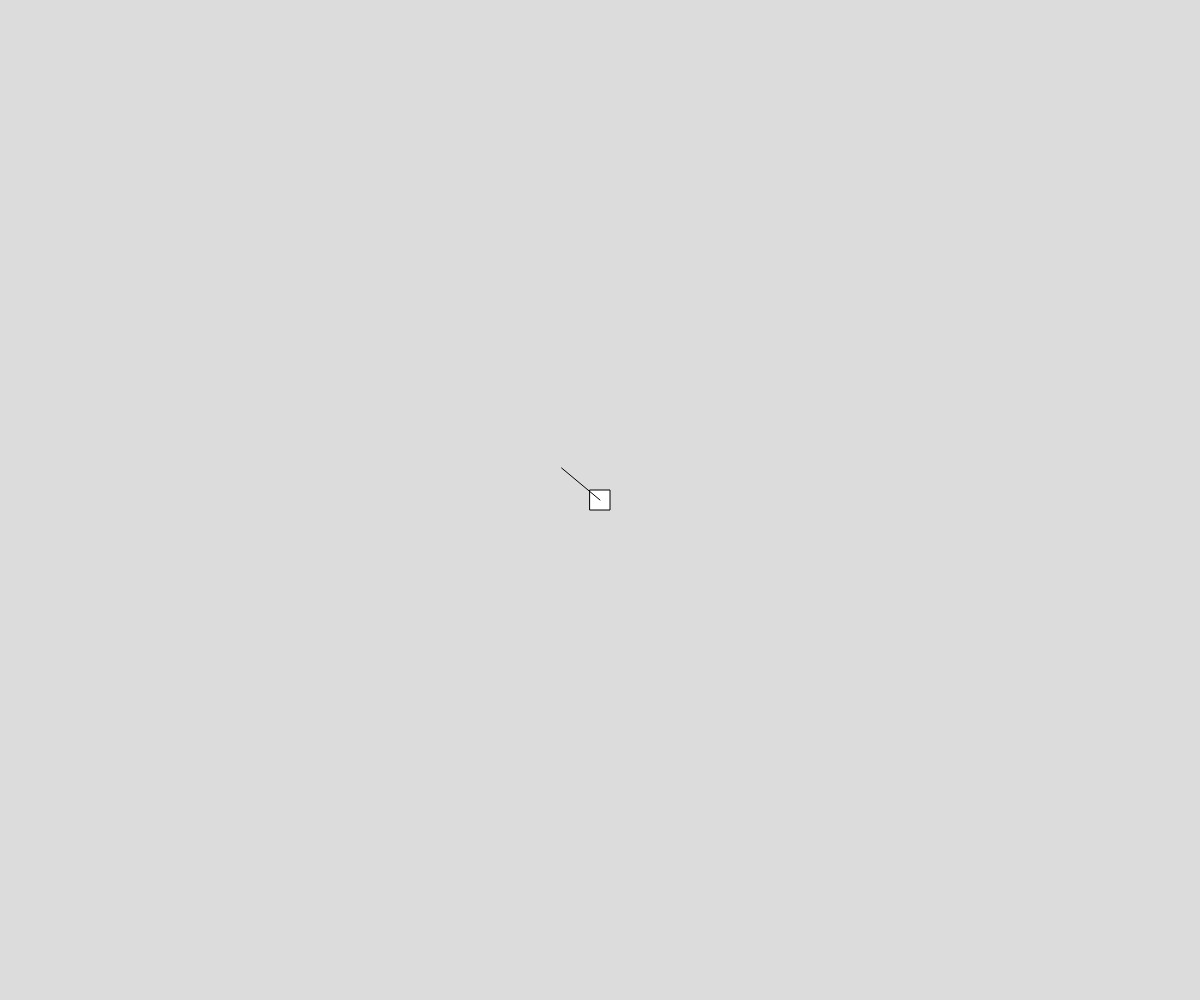
Frame 1 (no input)
Frame 60 (no input): identical to frame 1, image omitted
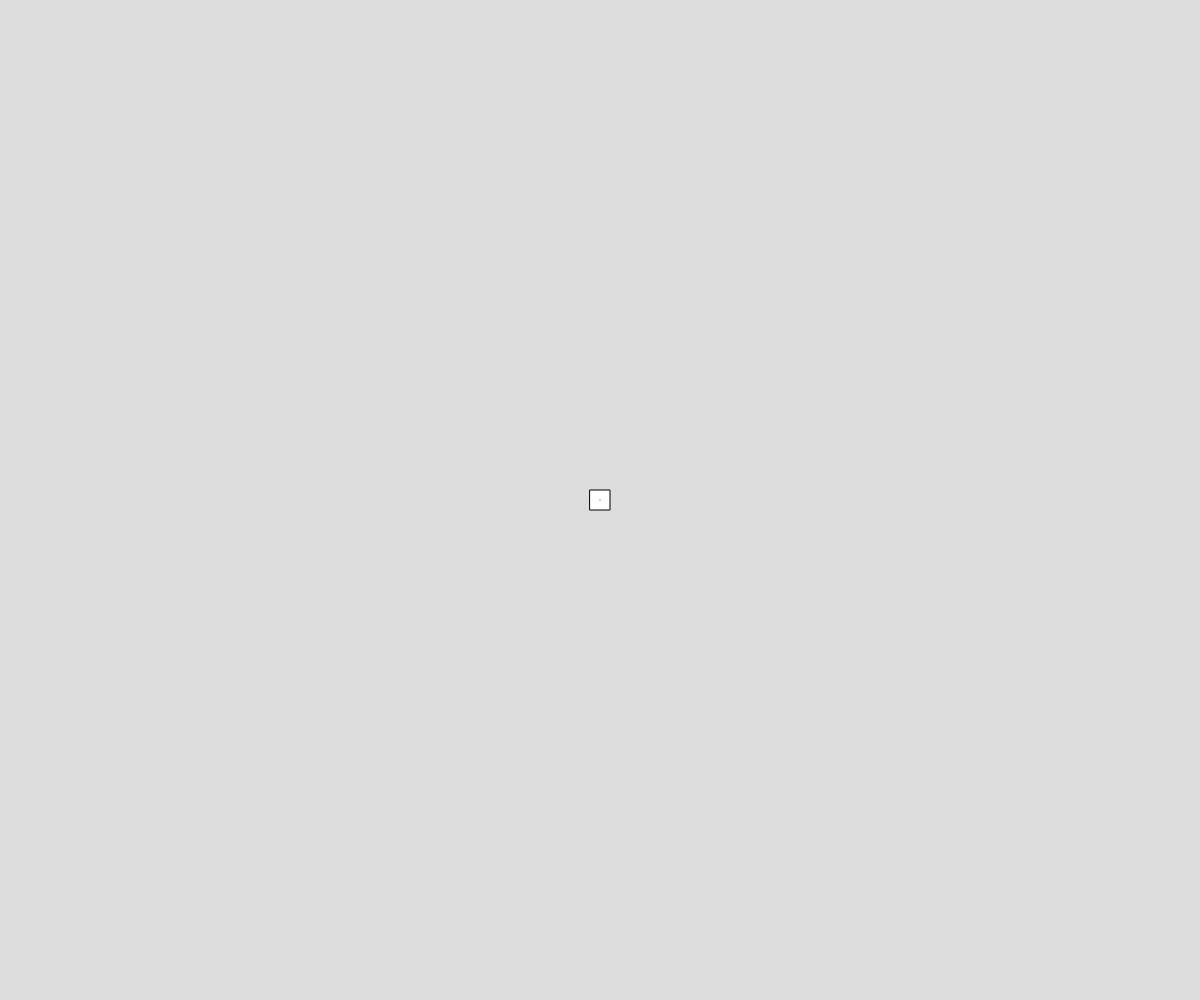
Frame 120 (the mouse pressed at the canvas centre since frame 60)

The p5.js sketch that drew these frames (run headless with seeded random() and noise() and a simulated clock; from frame 60 on, the mouse is pressed at the canvas centre):

// p5.js sketch
// ── sketch.js
// Project Title
// Your Name
// Date
//
// Extra for Experts:
// - describe what you did to take this project "above and beyond"

let vec;
let basePos;
let modMouseX;
let modMouseY;
let reach = 50;
let vel = 3;
let angle = 0;
let swingSpeed = 40;

function setup() {
  createCanvas(windowWidth, windowHeight);

  vec = createVector(0,1);
  basePos = createVector(0,0);
}

function draw() {

  modifyMouse();
  userInput();
  display();
}

function userInput() {
  
  vec.x = modMouseX;
  vec.y = -modMouseY;
  vec.normalize();
  vec.mult(reach);

  //vec.setHeading(-angle);

  if (keyIsDown(87)) { //w
    basePos.y -= vel;
  }
  if (keyIsDown(65)) { //a
    basePos.x -= vel;
  }
  if (keyIsDown(83)) { //s
    basePos.y += vel;
  }
  if (keyIsDown(68)) { //d
    basePos.x += vel;
  }
  if (keyIsDown(37)) { //left
    angle += (PI/swingSpeed);
  }
  if (keyIsDown(39)) { //right
    angle -= (PI/swingSpeed);
  }
 
}

function display() {
  background(220);
  translate(width/2, height/2)
  rectMode(CENTER);
  rect(basePos.x, basePos.y, 20, 20);
  line(basePos.x, basePos.y, vec.x+basePos.x, vec.y+basePos.y);
}


function within(px, py, x, y, w, h) {
  return ((px <= x+w/2 && px >= x-w/2) && (py <= y+h/2 && py >= y-h/2));
}
function modifyMouse() {
  modMouseX = mouseX - width/2 - basePos.x;
  modMouseY = -(mouseY - height/2 - basePos.y);
}

function mouseClicked() {
  console.log(vec.x);
  console.log(vec.y);
}
